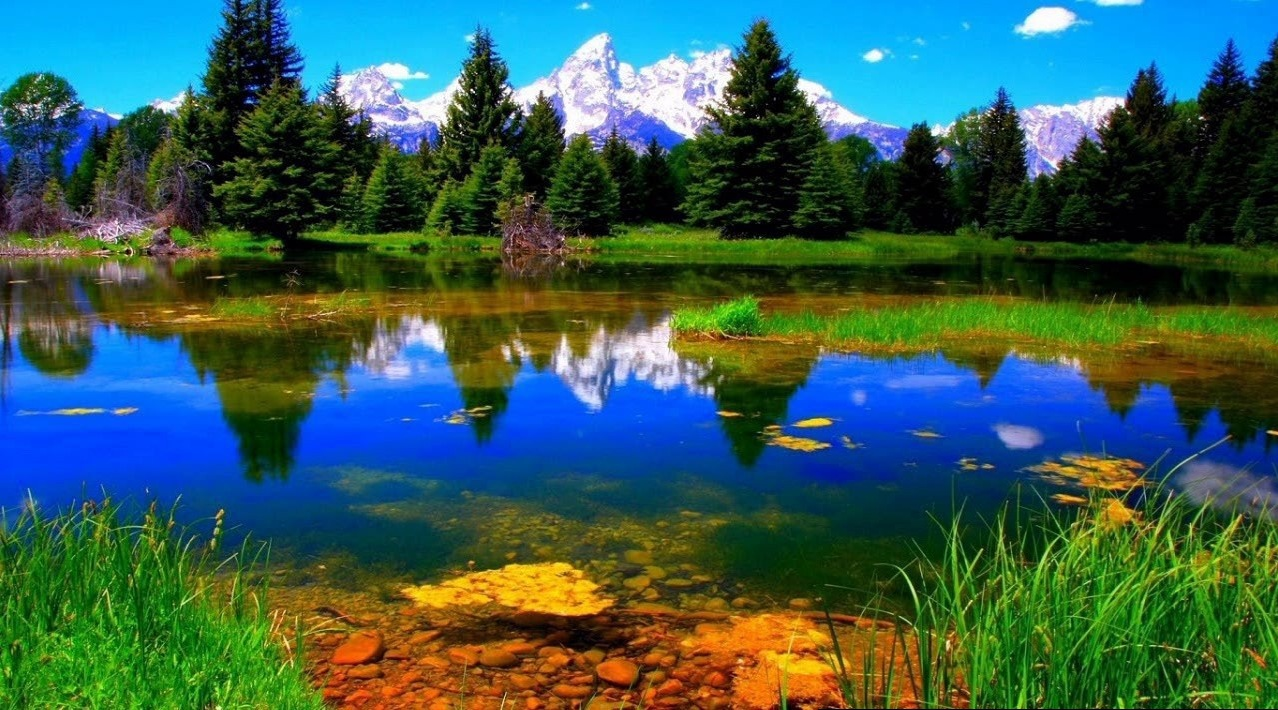
//> input picture IMAGEN MOISAQUEADA.jpg, 1278 x 710 px
$ ./ReconstruccionTriDimensional '../IMAGEN MOISAQUEADA.jpg' ../Derecha.jpg   (built with g++ and OpenCV 4, older OpenCV classes emulated)
//> lines starting //> are read from the running program, lines starting //| are printed output that depends on the picture
#include <opencv2/core/core.hpp>
#include <opencv2/calib3d/calib3d.hpp>
#include <opencv2/imgproc/imgproc.hpp>
#include <opencv2/highgui/highgui.hpp>
#include <opencv2/contrib/contrib.hpp>
#include <opencv2/features2d/features2d.hpp>
#include <stdio.h>
#include <iostream>

#include <vector>
#include <conio.h>
#include <opencv/cv.h>
#include <opencv/cxcore.h>
#include <opencv/cvaux.h>


using namespace cv;
using namespace std;

int main(int argc, char *argv[]){

    // Read the images
    Mat imgLeft = imread( argv[1], CV_LOAD_IMAGE_GRAYSCALE );
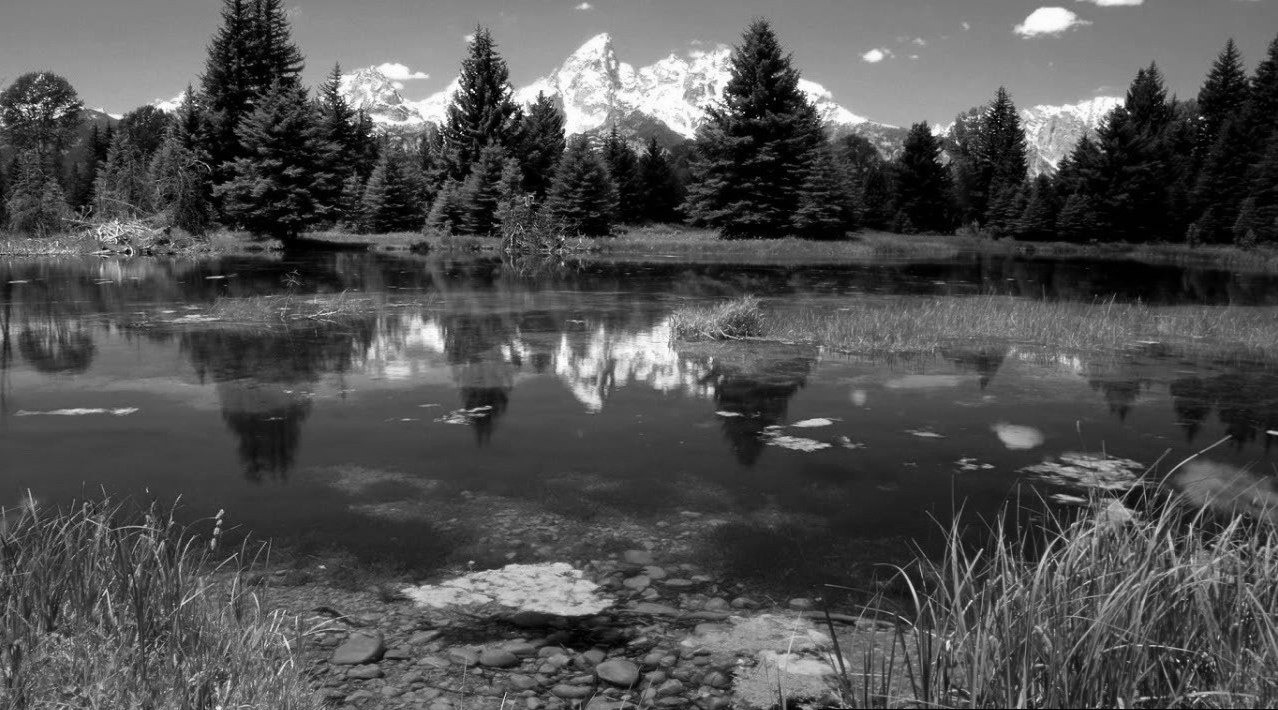
//> imgLeft: 710 rows x 1278 cols, CV_8UC1; min 0, max 255, mean 80.5
    Mat imgRight = imread( argv[2], CV_LOAD_IMAGE_GRAYSCALE );
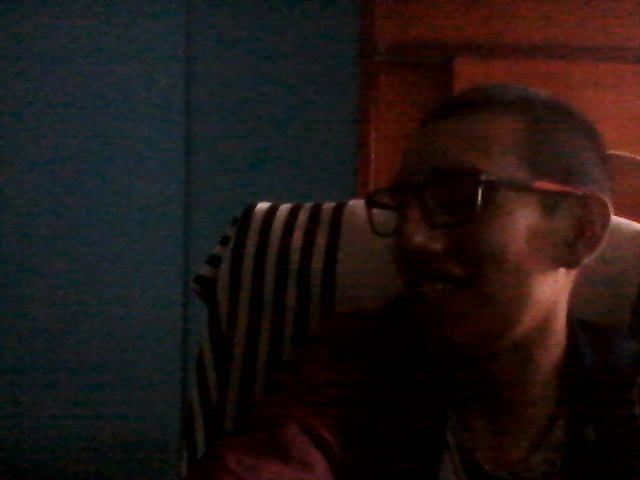
//> input picture Derecha.jpg, 640 x 480 px
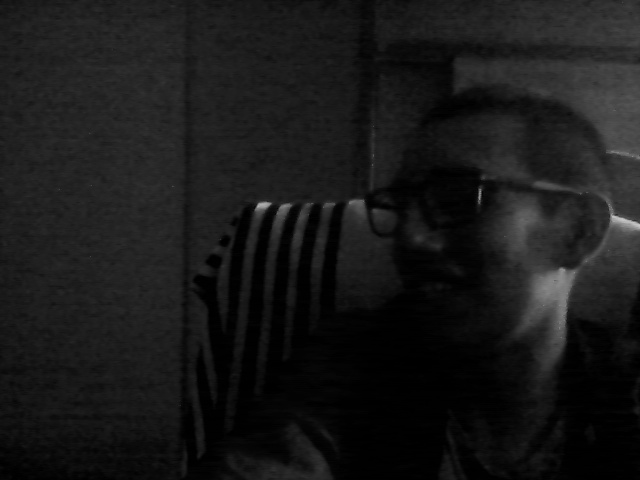
//> imgRight: 480 rows x 640 cols, CV_8UC1; min 0, max 202, mean 24.6

    // check
    if (!imgLeft.data || !imgRight.data)
            return 0;

    // 1] find pair keypoints on both images (SURF, SIFT):::::::::::::::::::::::::::::

    // vector of keypoints
    std::vector<cv::KeyPoint> keypointsLeft;
    std::vector<cv::KeyPoint> keypointsRight;

    // Construct the SURF feature detector object
    cv::SiftFeatureDetector sift(
            0.01, // feature threshold
            10); // threshold to reduce
                // sensitivity to lines
                // Detect the SURF features

    // Detection of the SIFT features
    sift.detect(imgLeft,keypointsLeft);
//> keypointsLeft = 18034 keypoints; strongest (x, y, size): (471, 90, 1.8), (1178, 661, 1.9), (369, 136, 2.1), (758, 118, 1.7)
    sift.detect(imgRight,keypointsRight);
//> keypointsRight = 89 keypoints; strongest (x, y, size): (263, 206, 7.9), (616, 220, 8.5), (553, 290, 32.3), (284, 208, 8)

    std::cout << "Number of SURF points (1): " << keypointsLeft.size() << std::endl;
//| Number of SURF points (1): 18034
    std::cout << "Number of SURF points (2): " << keypointsRight.size() << std::endl;
//| Number of SURF points (2): 89

    // 2] compute descriptors of these keypoints (SURF,SIFT) ::::::::::::::::::::::::::

    // Construction of the SURF descriptor extractor
//> (the run ends here: the program needs code that is not available in this run, at `cv::SurfDescriptorExtractor surfDesc;`)
